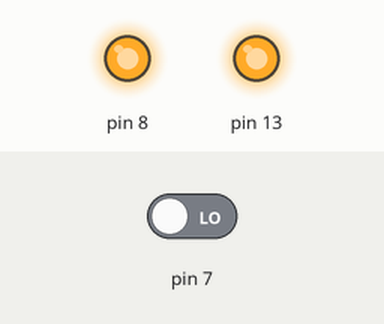
A sketch run on a simulated Arduino Uno, built with avr-gcc and run on an emulated ATmega328P. On the bench: output pins drawn as LEDs (lit = HIGH). The inputs (shaded band) are chosen by the test bench; at power-on: pin 7 LOW.

Above: at 1.2 s.
1.3 s: pin 7 driven HIGH
At 1.6 s:
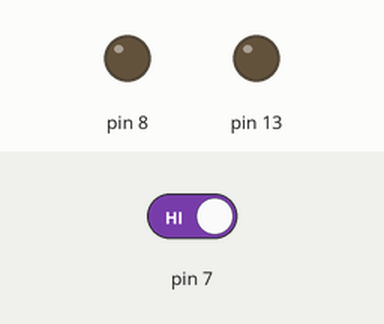
2.8 s: pin 7 driven LOW
At 4.0 s:
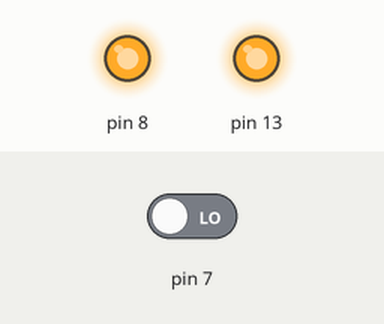
Timing chart, 0 to 5.8 s (numbered marks = the images above; inputs shaded):
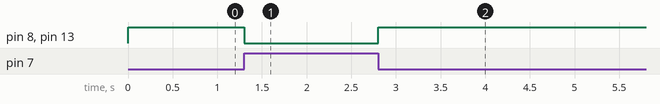

The sketch:

button.ino
```cpp
int buttonState = 0;

void setup(){
    pinMode(8,OUTPUT);

    pinMode(13,OUTPUT);
    pinMode(7,INPUT);
}

void loop(){
    buttonState = digitalRead(7);

    if(buttonState == HIGH){
        digitalWrite(13,LOW);
        digitalWrite(8,LOW);

    }else{
        digitalWrite(13,HIGH);
        digitalWrite(8,HIGH);
    }


}
```

Measured:
- after the input at 1.3 s, pin 8, pin 13: HIGH → LOW at once
- after the input at 2.8 s, pin 8, pin 13: LOW → HIGH at once
